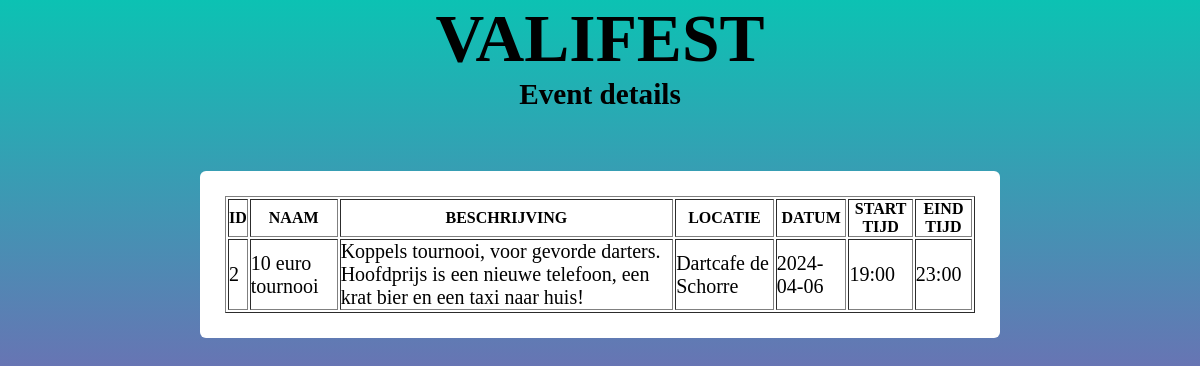
/event/10 euro tournooi, run on the app's committed database.
### tables this page shows
CREATE TABLE events (
            id INTEGER PRIMARY KEY AUTOINCREMENT,
            name TEXT NOT NULL,
            description TEXT NOT NULL,
            event_date DATE NOT NULL,
            start_time TEXT NOT NULL,            
            end_time TEXT NOT NULL,
            location TEXT NOT NULL,
            agenda_id INTEGER NOT NULL,
            date_created DATE NOT NULL DEFAULT CURRENT_TIMESTAMP,
            FOREIGN KEY (agenda_id) REFERENCES agendas (id)
        );

### app.py (the view)
@app.route('/event/<string:events_name>')
def event(events_name):
    note_model = NoteModel()
    event = note_model.all_from_one_event('databases/event_calendar.db', events_name)
    return render_template('specificEvent.html', title = "Agenda", events = event)

### lib/database/users_sql.py (called while the page is built)
    def all_from_one_event (self,db, event_name):
        connection = sqlite3.connect(db)
        cursor = connection.cursor()
        cursor.row_factory = sqlite3.Row
        cursor.execute("SELECT * FROM events WHERE name = ?", (event_name,))
        return cursor.fetchall()

### templates/specificEvent.html (shortened to what this page needs)
<html lang="en">
<head>
    <link rel="stylesheet" href="{{ url_for('static', filename='specificEvent.css') }}">
</head>
<body>
    <div>
        <section class = 'title'>
            <h1 >VALIFEST</h1>
    <div>
        <section class ="agenda">
            <h1 >Event details</h1>
    </div>
    <div class = 'kalender'>
        <table border="1px">
            <thead>
                <tr>
                    <th>ID</th>
                    <th>NAAM</th>
                    <th>BESCHRIJVING</th>
                    <th>LOCATIE</th>
                    <th>DATUM</th>
                    <th>START TIJD</th>
                    <th>EIND TIJD</th>
                </tr>
            </thead>
            <tbody>
                {% for event_calendar in events%}
                <tr>
                <td> {{event_calendar.id}} </td>
                <td> {{event_calendar.name}} </td>
                <td>{{event_calendar.description}}</td>
                <td>{{event_calendar.location}}</td>
                <td>{{event_calendar.event_date}}</td>
                <td>{{event_calendar.start_time}}</td>
                <td>{{event_calendar.end_time}}</td>
                </tr>
                {% endfor%}
            </tbody>
        </table>
    </div>
</body>
</html>

### static/specificEvent.css (style rules this page uses)
body { margin: 0; height: 100vh; padding: 0; background: linear-gradient(to bottom, #0cc2b3, #d319b4); transition: background 0.5ms ease; }
* { margin: 0; padding: 0; box-sizing: border-box; }
.agenda { text-align: below; font-size: 25px; }
.title { text-align: center; font-size: 45px; }
.kalender { position: relative; background-color: rgb(255, 255, 255); top: 50px; bottom: 150px; width: 800px; padding: 25px; margin: 10px auto; border-radius: 6px; }
.kalender td { font-size: 20px; }

### data on the page
events: id "2", name "10 euro tournooi", description "Koppels tournooi, voor gevorde darters. Hoofdprijs is een nieuwe telefoon, een krat bier en een taxi naar huis!", location "Dartcafe de Schorre", event_date "2024-04-06", start_time "19:00", end_time "23:00"
